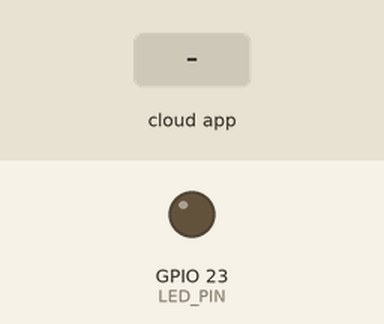
The sketch below on a simulated ESP32. Parts: output pins drawn as LEDs (lit = HIGH). The test bench sets the inputs (shaded band). WiFi joins after 1.5 s; servers stay silent unless stated; the Firebase database answers and starts empty.

Above: at 3.1 s.
3.2 s: the phone or cloud app sets command to ON
At 4.5 s:
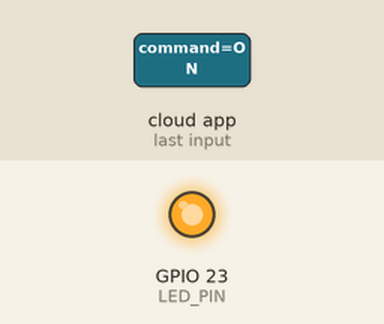
4.8 s: the phone or cloud app sets command to OFF
At 5.4 s:
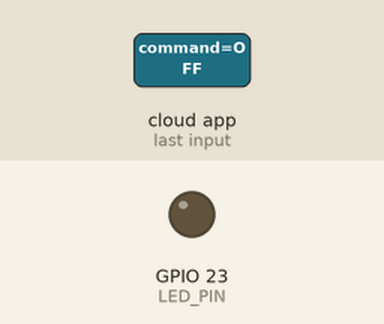
Timing chart, 0 to 7.8 s (numbered marks = the images above; inputs shaded):
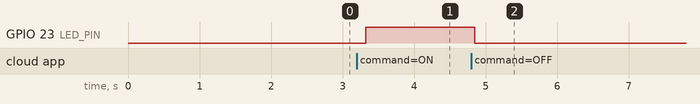

Measured:
- after the input at 3.2 s, GPIO 23 (LED_PIN): LOW → HIGH after 0.13 s
- after the input at 4.8 s, GPIO 23 (LED_PIN): HIGH → LOW after 0.05 s

The sketch:

ExternalLed.ino
```cpp
#include <WiFi.h>
#include <Firebase_ESP_Client.h>
#include "addons/TokenHelper.h"
#include "secrets.h"

// GPIO readback confirms output voltage, not that an LED emits light.
// For optical confirmation attach a suitable 3.3V digital sensor and set this pin.
const int LED_PIN = 23;
const int FEEDBACK_PIN = -1;
// Gate 1 retains its existing path. For another board, use its registered ID,
// for example "/eldroid/gates/gate2/ledControl".
const char *ROOT = "/eldroid/ledControl";
FirebaseData fbdo;
FirebaseAuth auth;
FirebaseConfig config;
unsigned long lastPoll = 0, lastReport = 0, lastReconnect = 0;
unsigned long heartbeat = 0;

void reportState() {
  FirebaseJson report;
  bool measured = digitalRead(FEEDBACK_PIN >= 0 ? FEEDBACK_PIN : LED_PIN) == HIGH;
  report.set("actualState", measured);
  report.set("device/heartbeat", ++heartbeat);
  report.set("device/lastUpdate/.sv", "timestamp");
  // One atomic update keeps the state and its freshness timestamp together.
  if (!Firebase.RTDB.updateNode(&fbdo, ROOT, &report)) {
    Serial.println("Telemetry failed; will retry on next heartbeat.");
  }
}

void setup() {
  Serial.begin(115200);
  pinMode(LED_PIN, OUTPUT);
  digitalWrite(LED_PIN, LOW);
  if (FEEDBACK_PIN >= 0) pinMode(FEEDBACK_PIN, INPUT);
  WiFi.begin(WIFI_SSID, WIFI_PASSWORD);
  config.api_key = API_KEY;
  config.database_url = DATABASE_URL;
  config.token_status_callback = tokenStatusCallback;
  // Reuse a dedicated Firebase Auth account rather than creating anonymous users on every boot.
  auth.user.email = DEVICE_EMAIL;
  auth.user.password = DEVICE_PASSWORD;
  Firebase.begin(&config, &auth);
  Firebase.reconnectWiFi(true);
}

void loop() {
  bool ready = Firebase.ready(); // Keep token maintenance running.
  unsigned long now = millis();
  if (WiFi.status() != WL_CONNECTED) {
    if (now - lastReconnect >= 5000) { lastReconnect = now; WiFi.reconnect(); }
    delay(10);
    return;
  }
  if (ready) {
    if (now - lastPoll >= 500) {
      lastPoll = now;
      if (Firebase.RTDB.getString(&fbdo, String(ROOT) + "/command")) {
        String command = fbdo.stringData();
        if (command == "ON" || command == "OFF") {
          int target = command == "ON" ? HIGH : LOW;
          if (digitalRead(LED_PIN) != target) {
            digitalWrite(LED_PIN, target);
            delay(5);
            reportState();
          }
        }
      }
    }
    if (now - lastReport >= 2000) { lastReport = now; reportState(); }
  }
  delay(10);
}
```

secrets.example.h
```cpp
#define WIFI_SSID "YOUR_WIFI_SSID"
#define WIFI_PASSWORD "YOUR_WIFI_PASSWORD"
#define API_KEY "YOUR_EXISTING_FIREBASE_WEB_API_KEY"
#define DATABASE_URL "https://floodgate-c7bb3-default-rtdb.asia-southeast1.firebasedatabase.app"
#define DEVICE_EMAIL "YOUR_DEDICATED_DEVICE_ACCOUNT_EMAIL"
#define DEVICE_PASSWORD "YOUR_DEVICE_ACCOUNT_PASSWORD"
```
